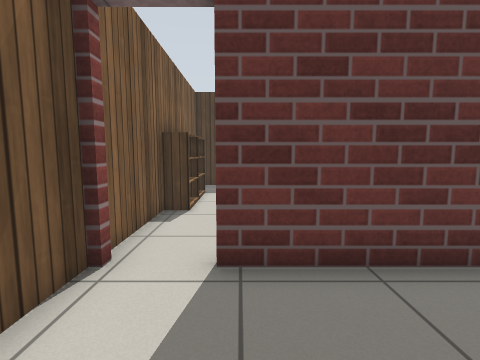
View 1 (above)

18 first-person views from a walk through a world built for the Gazebo simulator. The camera is 0.9 m above the floor, tilts 6° down and sees 85° across. The floor is counted in squares, 0.5 m on a side. Each view is taken from the middle of a square. On the plan, view 1 faces up. The plan holds only what a view shows up to about 15 squares ahead; the rest is blank. Some stock models are drawn as simple stand-ins. Surface patterns are stand-ins for the level's own textures.

View 2
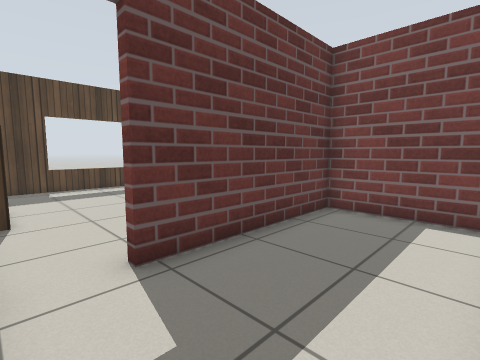

View 3
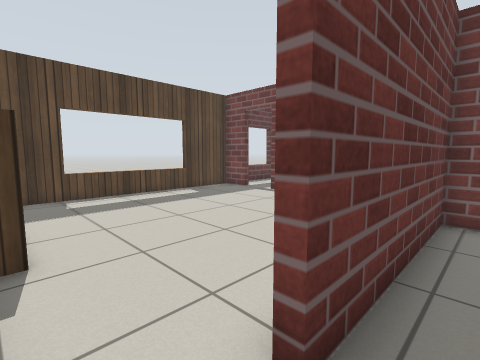

View 4
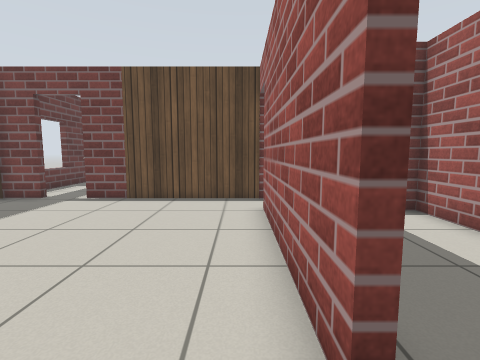

View 5
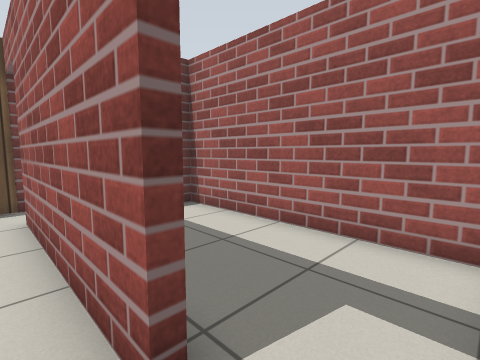

View 6
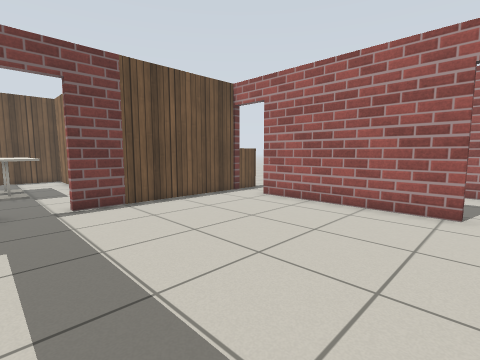

View 7
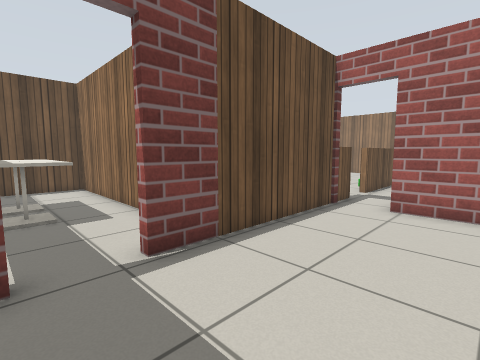

View 8
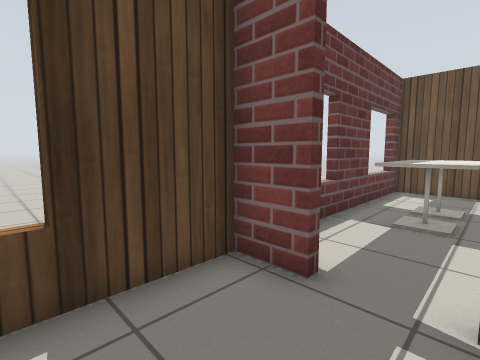

View 9
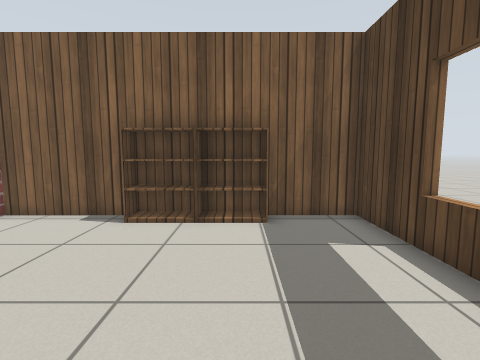

View 10
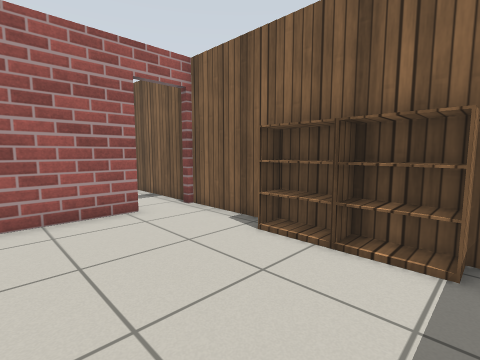

View 11
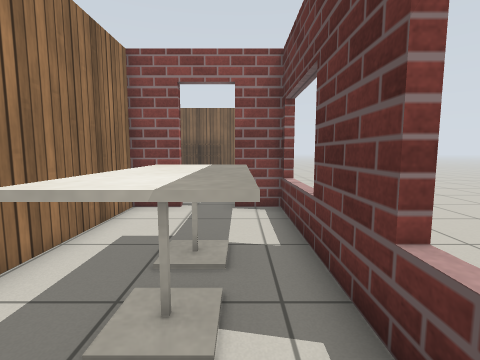

View 12
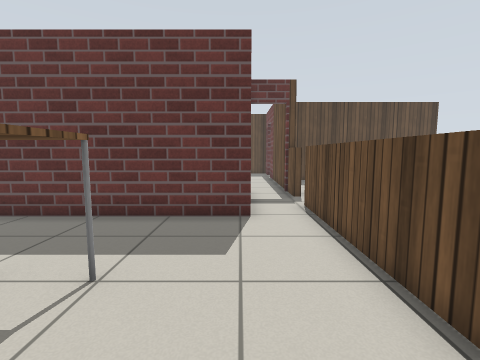

View 13
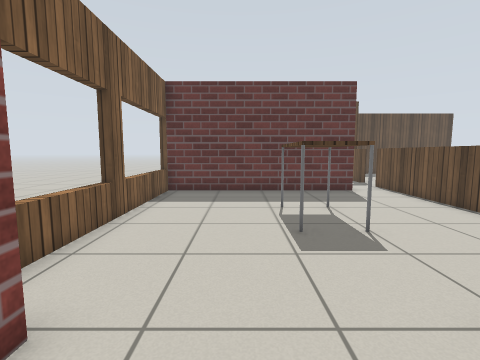

View 14
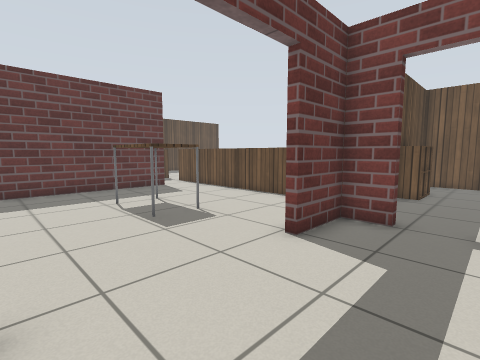

View 15
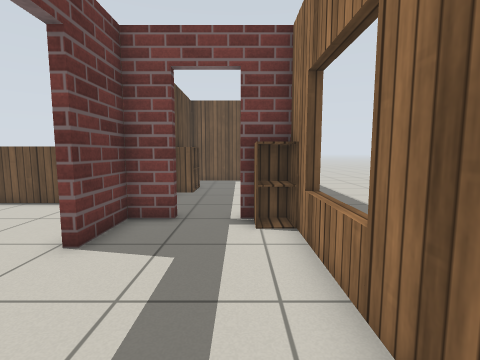

View 16
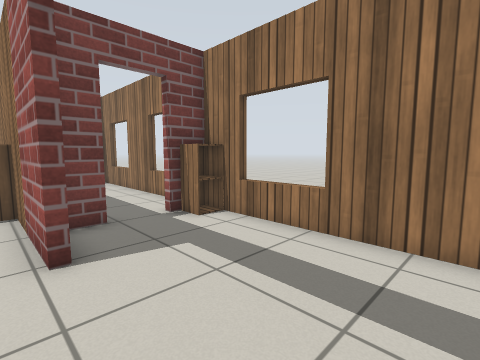

View 17
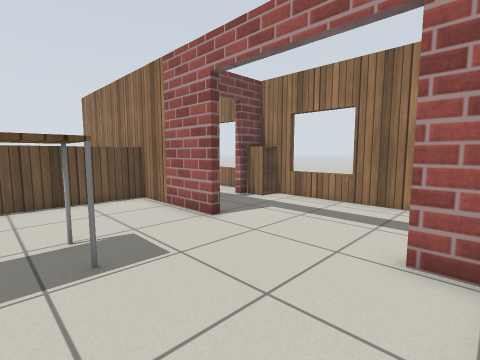

View 18
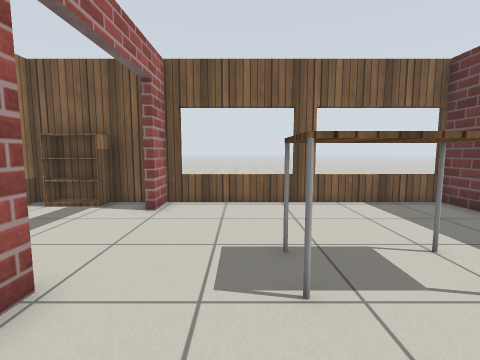

### Floor plan
Ten units are one square. View 1 is at (0, 0); x grows to the right and y downward. Boxes are objects, and circles mark ways between rooms. Rooms are numbered by the first view taken in them; rooms with no view inside come last. Other rooms are left out.
<svg viewBox="-32 -148 221 311">
<path fill="none" stroke="#000" d="M-19 5 60 5 60 -39 -4 -39M-24 -40 -24 5M-4 -42 64 -42M82 -128 82 -143 -24 -143 -24 -42M82 -41 82 -111M85 -111 85 -95 184 -95 184 -143 85 -143 85 -128M37 107 81 107M64 8 -27 8M-24 6 -24 107 -10 107M82 -26 82 -41M86 -39 80 -39M82 108 82 -9M86 -26 82 -26M44 158 44 153M60 123 60 110 37 110M60 145 60 140M-24 114 -24 154 45 154M100 158 100 153M76 154 153 154M146 158 146 153M157 134 157 110 124 110"/>
<rect x="-25" y="-95" width="10" height="20" fill="#bbb"><title>bookshelf</title></rect>
<rect x="-25" y="-115" width="10" height="20" fill="#bbb"><title>bookshelf</title></rect>
<rect x="115" y="-135" width="20" height="20" fill="#bbb"><title>cafe table</title></rect>
<rect x="135" y="-135" width="20" height="20" fill="#bbb"><title>cafe table</title></rect>
<rect x="25" y="45" width="20" height="30" fill="#bbb"><title>table</title></rect>
<rect x="-25" y="125" width="10" height="20" fill="#bbb"><title>bookshelf</title></rect>
<rect x="45" y="145" width="20" height="10" fill="#bbb"><title>cabinet</title></rect>
<rect x="105" y="105" width="10" height="20" fill="#bbb"><title>cabinet</title></rect>
<rect x="115" y="105" width="10" height="20" fill="#bbb"><title>cabinet</title></rect>
<circle cx="-15" cy="-40" r="3" fill="#2a7"/>
<circle cx="80" cy="-115" r="3" fill="#2a7"/>
<circle cx="10" cy="110" r="3" fill="#2a7"/>
<circle cx="60" cy="135" r="3" fill="#2a7"/>
<text x="10" y="-20">1</text>
<text x="20" y="-90">2</text>
<text x="130" y="-120">3</text>
<text x="30" y="60">4</text>
<text x="20" y="130">5</text>
<text x="110" y="130">6</text>
</svg>
Room 1 opens to room 2. Room 2 opens to room 3. Room 4 opens to room 5. Room 5 opens to room 6.

Where each view was taken, in squares from view 1:
view 1: 0 up, 0 right, facing up
view 2: 0 up, 2 left, facing up-right
view 3: 3 up, 2 left, facing up-right
view 4: 5 up, 2 left, facing right
view 5: 5 up, 2 left, facing down-right
view 6: 13 up, 1 left, facing down-right
view 7: 13 up, 4 right, facing down-right
view 8: 11 up, 5 right, facing up-right
view 9: 11 up, 5 right, facing left
view 10: 12 up, 3 right, facing down-left
view 11: 13 up, 17 right, facing left
view 12: 8 down, 6 right, facing up
view 13: 13 down, 1 right, facing up
view 14: 14 down, 1 left, facing up-right
view 15: 14 down, 1 left, facing right
view 16: 10 down, 1 left, facing down-right
view 17: 6 down, 2 left, facing down-right
view 18: 8 down, 7 right, facing left
